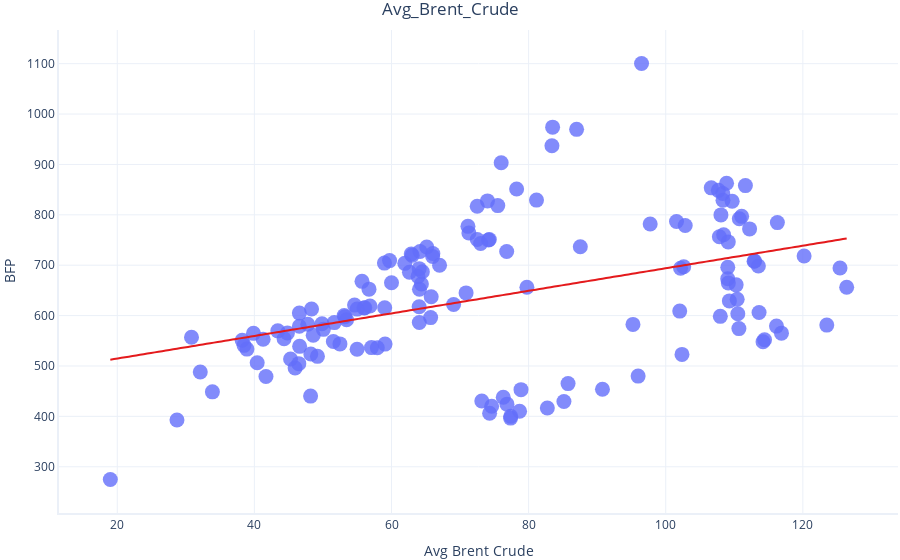
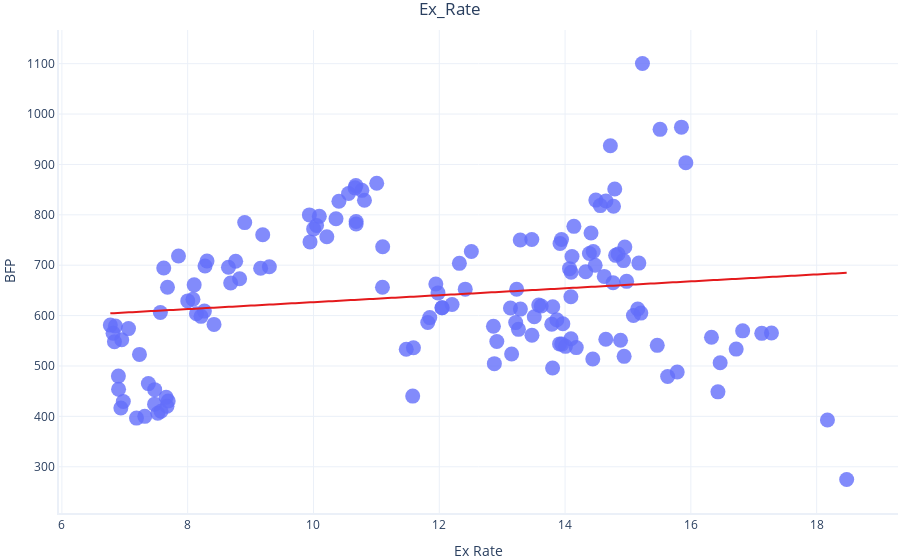

Notebook source saved alongside these figures, in order:
### Markdown cell above
### Simple Linear Regression: Microsoft

### Code cell
import statsmodels.formula.api as smf
import graphing # custom graphing code from Microsft

for feature in ["Avg_Brent_Crude", "Ex_Rate"]:
    # Perform linear regression. This method takes care of
    # the entire fitting procedure for us.
    formula = "BFP ~ " + feature
    simple_model = smf.ols(formula = formula, data = dataset).fit()

    print(feature)
    print("R-squared:", simple_model.rsquared)
    
    # Show a graph of the result
    graphing.scatter_2D(dataset, label_x=feature, 
                                 label_y="BFP",
                                 title = feature,
                                 trendline=lambda x: simple_model.params[1] * x + simple_model.params[0],
                                 show=True)
